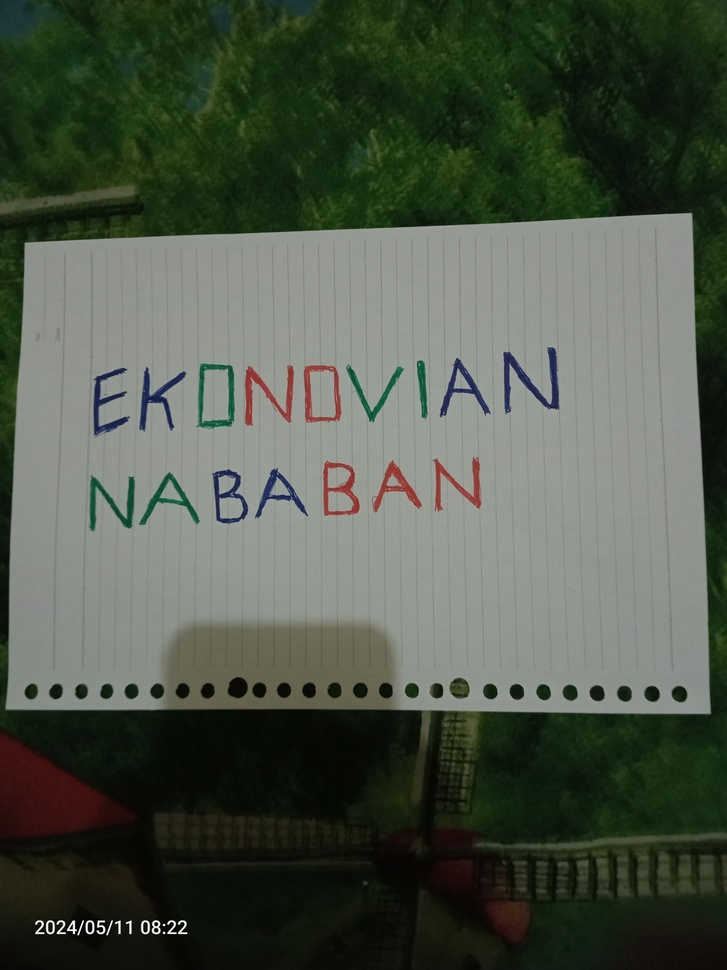
#> input picture foto_nama.jpg, 727 x 970 px, shrunk from 3120 x 4160 before the run
$ jupyter execute PCD_UTS_202231072_2024_ITPLN.ipynb
#> lines starting #> are read from the running program, lines starting #| are printed output that depends on the picture; after the words box and inside, x2 and y2 are one past the last pixel; in counts of white or black regions, pixels touching at a corner belong together
## Import Library

[cell 1]
import cv2
import matplotlib.pyplot as plt
import numpy as np

## Import Image

[cell 2]
citra = cv2.imread("foto_nama.jpg")
#> citra is the input picture: shape (970, 727, 3); mean B, G, R 72.6, 85.6, 77.4

## Konversi Image From BGR to RGB

[cell 3]
img_rgb = cv2.cvtColor(citra, cv2.COLOR_BGR2RGB)

## Menampilkan Image RGB serta Deteksi Saluran Warna

[cell 4]
# Pisahkan saluran warna
red_channel = img_rgb[:,:,0]
green_channel = img_rgb[:,:,1]
blue_channel = img_rgb[:,:,2]

# Tampilkan masing-masing saluran warna sebagai citra grayscale
plt.figure(figsize=(15, 5))

# Subplot pertama: Menampilkan citra RGB asli
plt.subplot(1, 4, 1)
plt.imshow(img_rgb)
plt.title('Original RGB Image') # Judul subplot
plt.axis('off') # Menonaktifkan sumbu x dan y

# Subplot kedua: Menampilkan saluran warna merah
plt.subplot(1, 4, 2)
plt.imshow(red_channel, cmap='gray')
plt.title('Red Channel')
plt.axis('off')

# Subplot ketiga: Menampilkan saluran warna hijau
plt.subplot(1, 4, 3)
plt.imshow(green_channel, cmap='gray')
plt.title('Green Channel')
plt.axis('off')

# Subplot keempat: Menampilkan saluran warna biru
plt.subplot(1, 4, 4)
plt.imshow(blue_channel, cmap='gray')
plt.title('Blue Channel')
plt.axis('off')

# Menampilkan plot
plt.show()
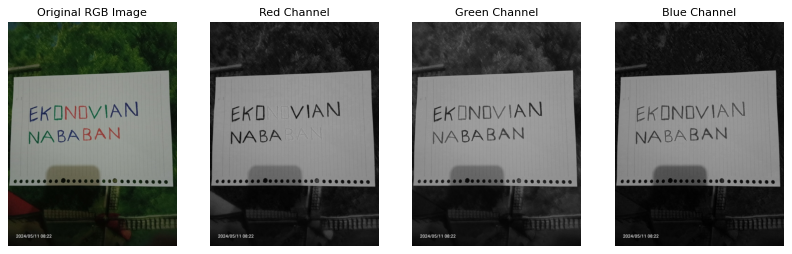
#> figure drawn by matplotlib, 4 panels

## Menampilkan Histogram dari Image RGB dan Setiap Saluran Warnanya

[cell 5]
# Hitung histogram untuk setiap saluran warna
red_hist = cv2.calcHist([red_channel],[0],None,[256],[0,256])
#> red_hist = 256 values, max 23775 at index 149, min 1 at index 204, mean 2754.6
green_hist = cv2.calcHist([green_channel],[0],None,[256],[0,256])
#> green_hist = 256 values, max 21845 at index 154, min 1 at index 178, mean 2754.6
blue_hist = cv2.calcHist([blue_channel],[0],None,[256],[0,256])
#> blue_hist = 256 values, max 24712 at index 15, min 0 at index 199, mean 2754.6
original_hist = cv2.calcHist([img_rgb],[0],None,[256],[0,256])
#> original_hist has the same summary as red_hist

# Menampilkan histogram
plt.figure(figsize=(15, 10))

# Subplot pertama: Menampilkan Histogram citra RGB asli
plt.subplot(2, 4, 1)
plt.plot(original_hist, color='black')
plt.title('Original RGB Image Histogram')
plt.xlabel('Pixel Intensity')
plt.ylabel('Frequency')
plt.xlim([0, 256])

# Subplot kedua: Menampilkan histogram saluran warna merah
plt.subplot(2, 4, 2)
plt.plot(red_hist, color='red')
plt.title('Red Channel Histogram')
plt.xlabel('Pixel Intensity')
plt.ylabel('Frequency')
plt.xlim([0, 256])

# Subplot ketiga: Menampilkan histogram saluran warna hijau
plt.subplot(2, 4, 3)
plt.plot(green_hist, color='green')
plt.title('Green Channel Histogram')
plt.xlabel('Pixel Intensity')
plt.ylabel('Frequency')
plt.xlim([0, 256])

# Subplot keempat: Menampilkan histogram saluran warna biru
plt.subplot(2, 4, 4)
plt.plot(blue_hist, color='blue')
plt.title('Blue Channel Histogram')
plt.xlabel('Pixel Intensity')
plt.ylabel('Frequency')
plt.xlim([0, 256])

# Menampilkan Plot
plt.tight_layout()
plt.show()
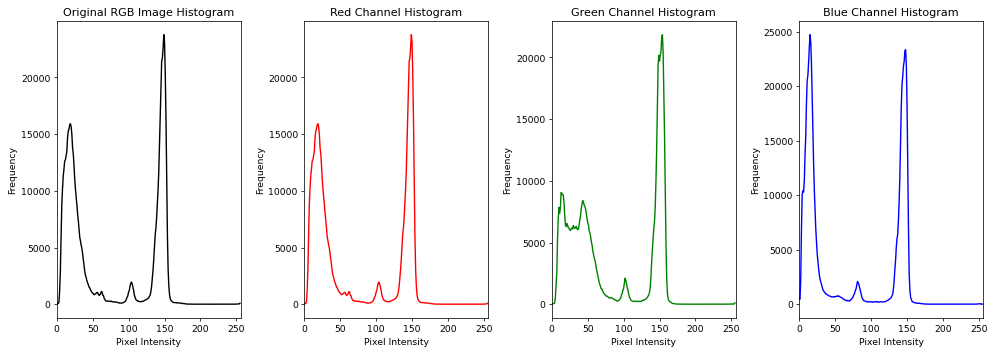
#> figure drawn by matplotlib, 4 panels; panel 1: curve peaks at x = 149, y = 23775; panel 2: curve peaks at x = 149, y = 23775; panel 3: curve peaks at x = 154, y = 21845; panel 4: curve peaks at x = 15, y = 24712

## Mencari Nilai Ambang Batas untuk Menampilkan Kategori Warna pada Citra

[cell 6]
# Load citra
img = cv2.imread('foto_nama.jpg')

# Konversi citra ke ruang warna HSV
hsv_img = cv2.cvtColor(img, cv2.COLOR_BGR2HSV)
#> hsv_img: shape (970, 727, 3); mean H, S, V 49.2, 83.4, 87

# Pisahkan saluran warna Hue (H), Saturation (S), dan Value (V)
hue_channel = hsv_img[:, :, 0]
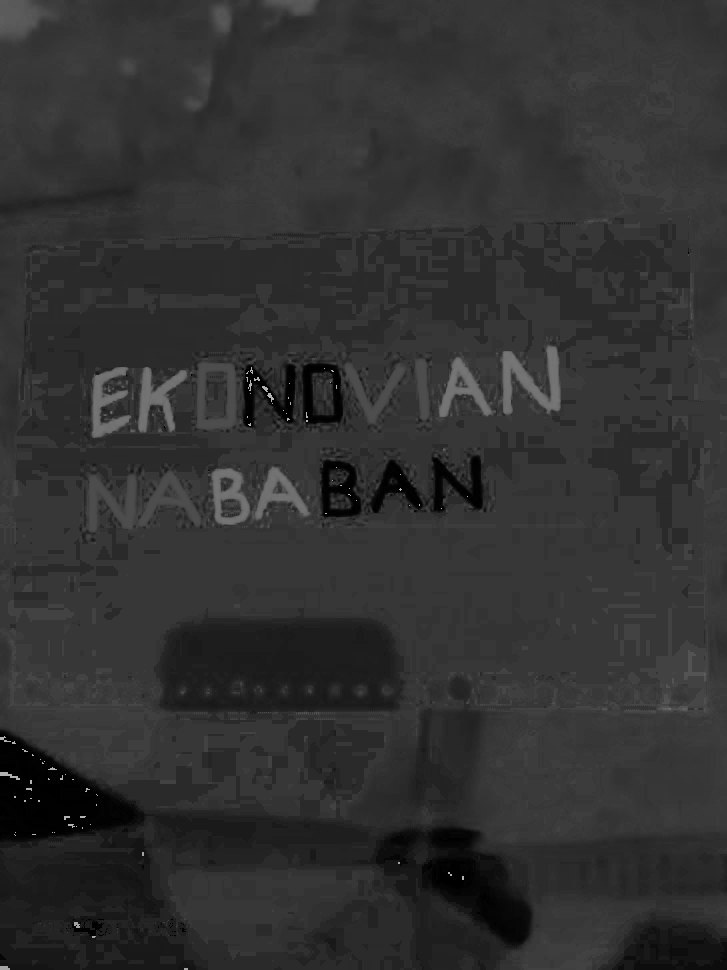
#> hue_channel: shape (970, 727); min 0, max 179, mean 49.2
saturation_channel = hsv_img[:, :, 1]
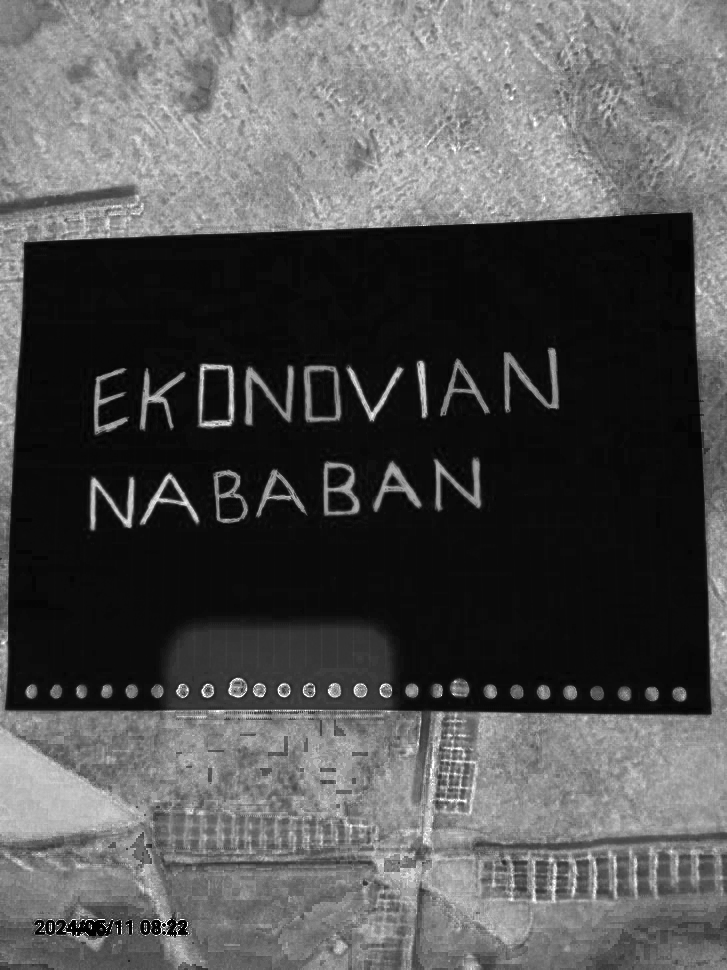
#> saturation_channel: shape (970, 727); min 0, max 255, mean 83.4
value_channel = hsv_img[:, :, 2]
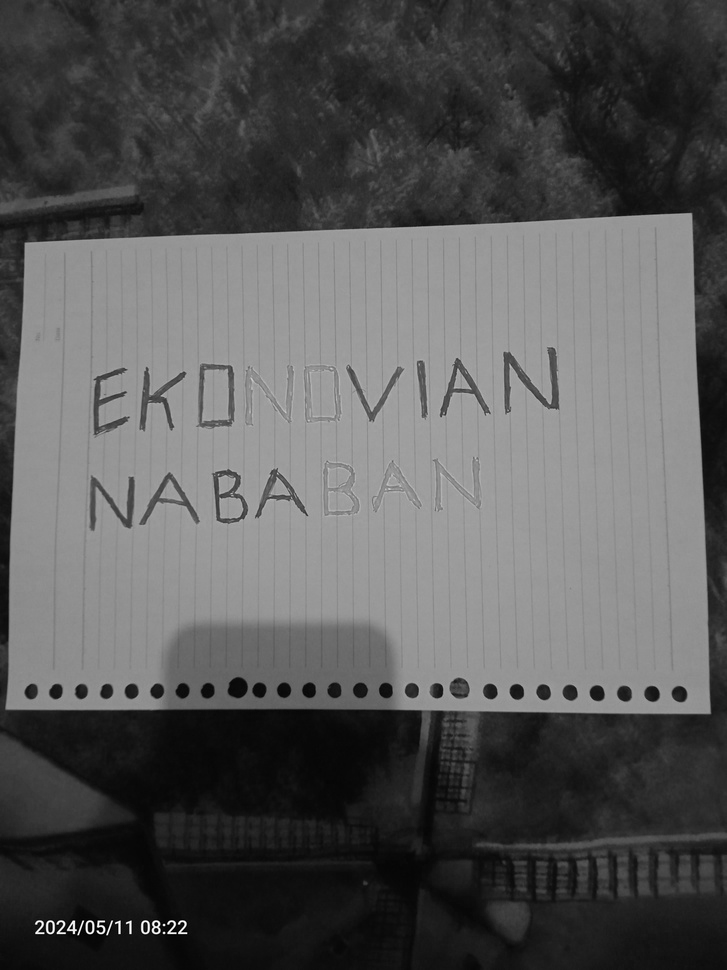
#> value_channel: shape (970, 727); min 0, max 255, mean 87

# Cari nilai ambang batas untuk warna biru
_, binary_blue = cv2.threshold(hue_channel, 100, 255, cv2.THRESH_BINARY)
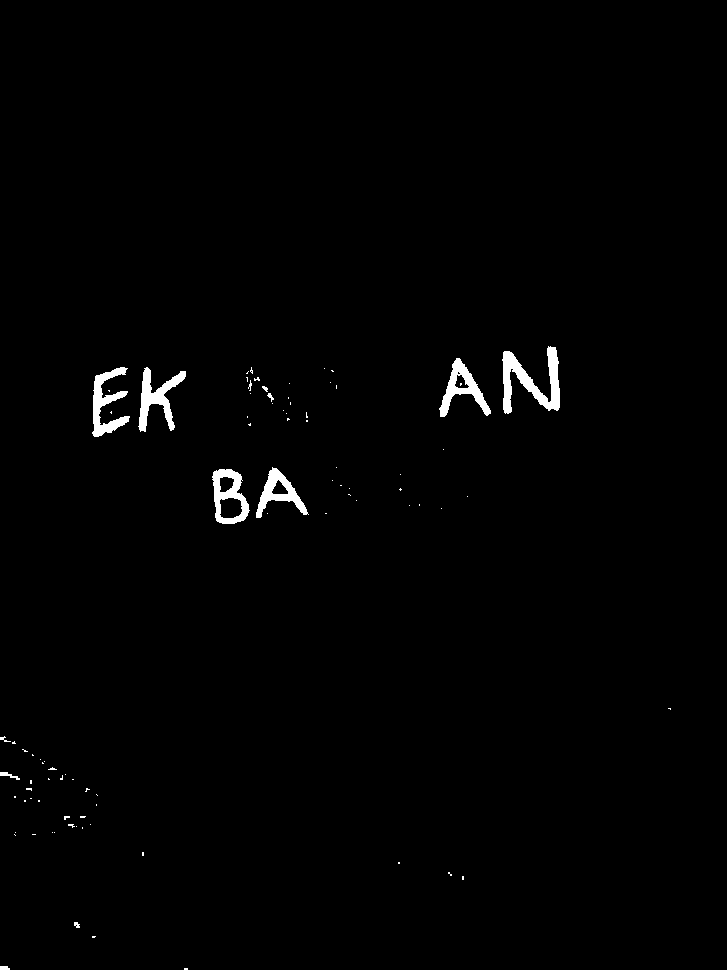
#> binary_blue: shape (970, 727); 1.1% white; 89 white regions (76 under 20 px), largest, box (x1, y1, x2, y2) and area: (502, 346, 560, 414) 1640, (138, 367, 186, 432) 1148, (92, 367, 130, 437) 1112

# Gabungkan saluran hue dan saluran value untuk mendapatkan warna merah
red_threshold_low = 0
red_threshold_high = 20
binary_red = cv2.inRange(hue_channel, red_threshold_low, red_threshold_high)
#> binary_red: shape (970, 727); 3.9% white; 94 white regions (75 under 20 px), largest, box (x1, y1, x2, y2) and area: (0, 730, 146, 842) 9014, (376, 827, 531, 946) 7894, (624, 928, 727, 970) 2593

# Gabungkan saluran biru dan merah untuk mendapatkan warna ungu (biru dan merah)
binary_purple = cv2.bitwise_or(binary_blue, binary_red)
#> binary_purple: shape (970, 727); 4.9% white; 104 white regions (79 under 20 px), largest, box (x1, y1, x2, y2) and area: (0, 730, 146, 842) 9260, (376, 827, 531, 946) 7914, (624, 928, 727, 970) 2593

# Gabungkan saluran hue dan saluran value untuk mendapatkan warna hijau
green_threshold_low = 40
green_threshold_high = 80
binary_green = cv2.inRange(hue_channel, green_threshold_low, green_threshold_high)
#> binary_green: shape (970, 727); 83.6% white; 364 black regions (287 under 20 px), largest, box (x1, y1, x2, y2) and area: (0, 729, 533, 970) 60008, (160, 618, 404, 714) 20154, (602, 912, 727, 970) 4846

# Gabungkan saluran biru, merah, dan hijau untuk mendapatkan warna putih
binary_white = cv2.bitwise_or(binary_purple, binary_green)
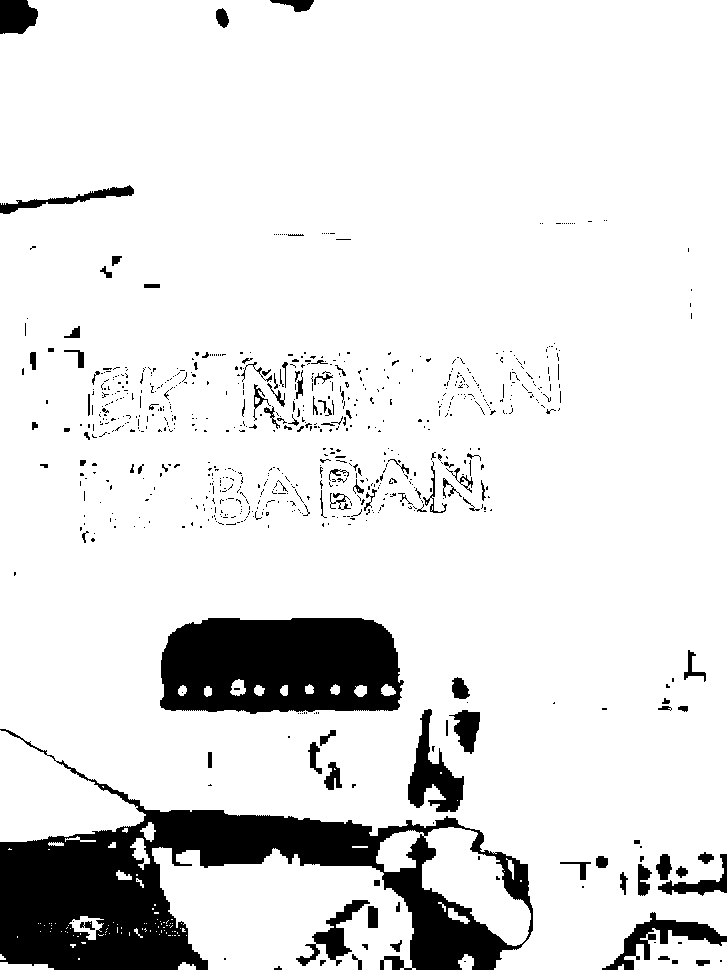
#> binary_white: shape (970, 727); 88.6% white; 766 black regions (661 under 20 px), largest, box (x1, y1, x2, y2) and area: (0, 729, 533, 970) 41303, (160, 618, 404, 714) 20154, (408, 709, 464, 812) 2459

# Menampilkan hasil
plt.figure(figsize=(12, 6))

plt.subplot(2, 3, 1)
plt.imshow(cv2.cvtColor(img, cv2.COLOR_BGR2RGB))
plt.title('Original Image')
plt.axis('off')

plt.subplot(2, 3, 2)
plt.imshow(binary_blue, cmap='gray')
plt.title('Binary Blue')
plt.axis('off')

plt.subplot(2, 3, 3)
plt.imshow(binary_red, cmap='gray')
plt.title('Binary Red')
plt.axis('off')

plt.subplot(2, 3, 4)
plt.imshow(binary_purple, cmap='gray')
plt.title('Binary Purple (Blue + Red)')
plt.axis('off')

plt.subplot(2, 3, 5)
plt.imshow(binary_green, cmap='gray')
plt.title('Binary Green')
plt.axis('off')

plt.subplot(2, 3, 6)
plt.imshow(binary_white, cmap='gray')
plt.title('Binary White (Purple + Green)')
plt.axis('off')

plt.show()
